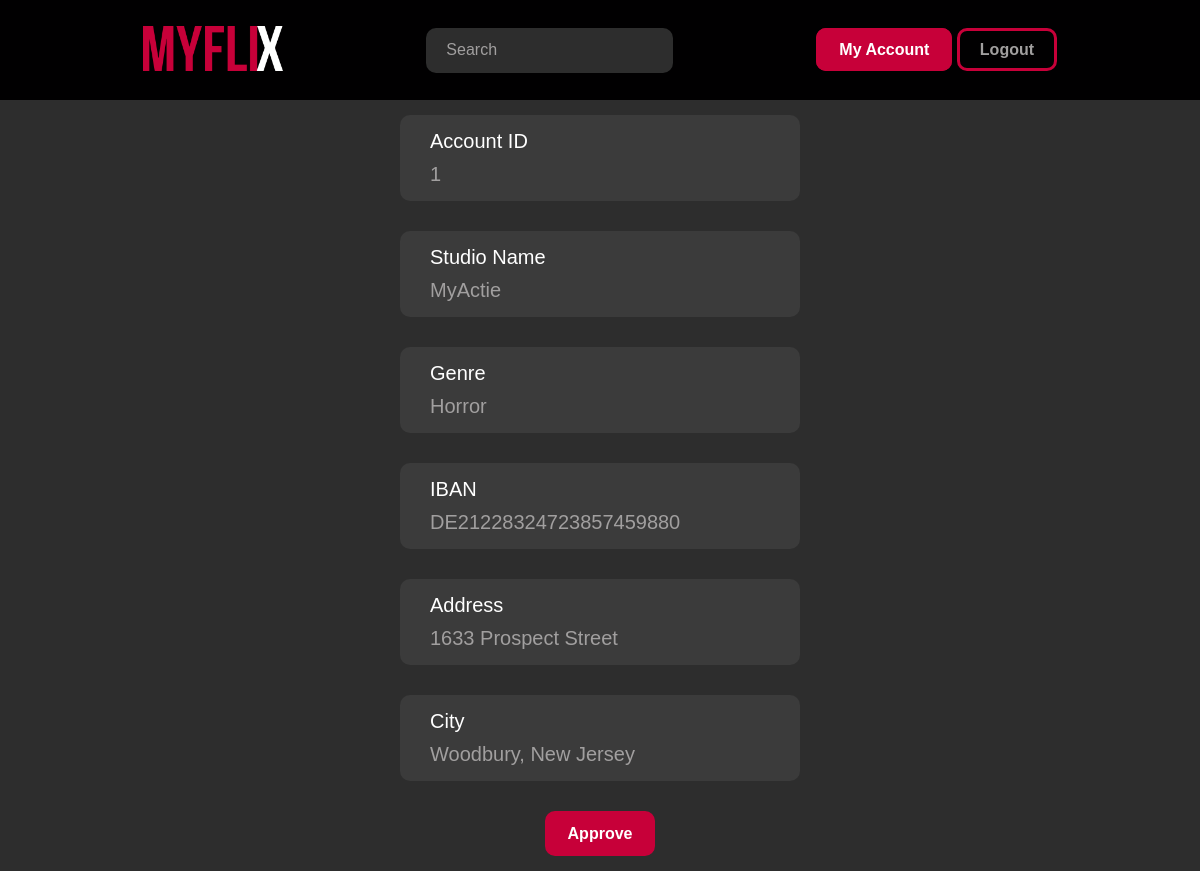
Page /accountReview.php?userId=1 (signed in) on the committed database.
### tables this page shows
CREATE TABLE IF NOT EXISTS `company`
(
    `id`         INT          NOT NULL AUTO_INCREMENT,
    `studioName` VARCHAR(50)  NOT NULL UNIQUE,
    `genre`      INT          NOT NULL,
    `iban`       VARCHAR(35)  NOT NULL UNIQUE,
    `address`    VARCHAR(100) NOT NULL,
    `city`       VARCHAR(35)  NOT NULL,
    `approved`   TINYINT(1)   NOT NULL DEFAULT 0,
    primary key (`id`)

);

CREATE TABLE IF NOT EXISTS `genre`
(
    `id`          INT         NOT NULL AUTO_INCREMENT,
    `name`        VARCHAR(20) NOT NULL,
    `description` VARCHAR(40) NOT NULL,
    PRIMARY KEY (`id`)
);

### src/lang/en.php (called while the page is built, shortened)
<?php
$lang = [];
$lang["options"] = "options";
$lang["settings"] = "settings";
$lang["home"] = "Home";
$lang["searchPlaceholder"] = "search";
$lang["accountButton"] = "My account";
$lang["logout"] = "Log out";
$lang["login"] = "Login";
$lang["register"] = "Register";
$lang["loginRequired"] = "To access this page you need to log in";
$lang["loginHeader"] = "Login to your Account";
$lang["loginNewUser"] = "New to MyFlix?";
$lang["loginFillAllFields"] = "Please fill in everything";
$lang["loginWrongCredentials"] = "Wrong information";
$lang["usernameLabel"] = "Username";
$lang["passwordLabel"] = "Password";
$lang["placeholderEmail"] = "Enter your email";
$lang["passwordPlaceholder"] = "Enter your password";
$lang["login"] = "Log in";
$lang["resetPassword"] = "Forgot your password?";
$lang["wrongPassword"] = "Username and password do not match, please try again.";
$lang["forgotInformation"] = "Please fill in both fields";
$lang["newUser"] = "New to MyFlix?";
$lang["registerLink"] = "register";
$lang["registerSuccess"] = "You have successfully made an account, please log in.";
$lang["registerLink"] = "Register";
$lang["loginPassReset"] = "Forgot your password? Click here";
$lang["success"] = "You have successfully made an account, please log in.";
$lang["registerHeader"] = "Register your Account";
$lang["required"] = "This field is required";
$lang["confirmPasswordLabel"] = "Confirm Password";
$lang["confirmPasswordPlaceholder"] = "Confirm your password";
$lang["emailLabel"] = "Email";
$lang["emailPlaceholder"] = "someone@example.com";
$lang["studioNameLabel"] = "Studio name";
$lang["studioNamePlaceholder"] = "Enter your studio name";
$lang["addressLabel"] = "Address";
$lang["addressPlaceholder"] = "Enter your address";
$lang["cityLabel"] = "City";
$lang["cityPlaceholder"] = "Enter your city";
$lang["bankLabel"] = "Bank account (IBAN)";
$lang["bankPlaceholder"] = "Enter your IBAN here";
$lang["registerSubmit"] = "Make Account";
$lang["existingUser"] = "Already have an account?";
$lang["loginLink"] = "Log in";
$lang["passwordMatch"] = "Password do not match, try again.";
$lang["registerAlreadyAccount"] = "Do you already have an account?";
$lang["passwordReq"] = "Password must be at least 8 characters long and contain atleast 1 lower case, 1 upper case and 1 numbers";
$lang["exceedUserLength"] = "Username cannot exceed 20 characters";
$lang["exceedEmailLength"] = "Email cannot exceed 64 characters";
$lang["emailExists"] = "Email already exist";
$lang["queryError"] = "Query error";
$lang["prepareError"] = "Prepare error";
$lang["uploadVideo"] = "Upload Video";
$lang["fileError"] = [
    'There is no error, the file uploaded with success',
    'The uploaded file exceeds the upload_max_filesize directive in php.ini',
    'The uploaded file exceeds the MAX_FILE_SIZE directive that was specified in the HTML form',
    'The uploaded file was only partially uploaded',
    'No file was uploaded',
    'Missing a temporary folder',
    'Failed to write file to disk.',
    'A PHP extension stopped the file upload.',
];
$lang["incType"] = "Make sure that you upload a .mp4, .webm, .avi or .flv video file.";
$lang["noTitle"] = "Make sure to give your video a title.";
$lang["noGenre"] = "Make sure to select a genre.";
$lang["imgError"] = "There was an issue with uploading you thumbnail, try again.";
$lang["incImgType"] = "Make sure to give upload a .png, .jpg image file.";

### src/accountReview.php (called while the page is built, shortened)
<?php
$companyInfo = getCompanyInfo($id);
function getCompanyInfo($id){
    $conn = dbConnect();
    $infoStmt = mysqli_prepare($conn, "SELECT * FROM `company` WHERE id = ?");
    mysqli_stmt_bind_param($infoStmt, "i", $id);
    mysqli_stmt_execute($infoStmt);
    $result = mysqli_stmt_get_result($infoStmt);
    $companyInfo = mysqli_fetch_array($result, MYSQLI_ASSOC);
    return $companyInfo;
}

### src/genres.php (called while the page is built, shortened)
<?php
function getGenres(){
    $conn = dbConnect();
    $stmt = mysqli_query($conn, "SELECT `id`, `name` FROM `genre`");
    $data = [];
    while($row = mysqli_fetch_assoc($stmt)){
        array_push($data, $row);
    }
    return $data;
}
function idToGenre($id, $companyInfo){
    $data = getGenres();
    $key = array_search($id, array_column($data, "id"));
    $genre = $data[$key]["name"];
    return $genre;
}

### public/accountReview.php (the view, shortened to what this page needs)
<?php
require_once "../src/accountMod.php";
require_once "../src/accountReview.php";
require_once "../src/genres.php";
global $lang;
?>
    <body>
    <div id="container">
        <div id="accountInfo">
            <div class="studioInfo">
                <p class="label"><?= $lang["accountId"] ?></p>
                <p><?= $companyInfo["id"] ?></p>
            </div>
            <div class="studioInfo">
                <p class="label"><?= $lang["studioName"] ?></p>
                <p><?= $companyInfo["studioName"] ?></p>
            </div>
            <div class="studioInfo">
                <p class="label"><?= $lang["genre"] ?></p>
                <p><?= idToGenre($id, $companyInfo) ?></p>
            </div>
            <div class="studioInfo">
                <p class="label"><?= $lang["iban"] ?></p>
                <p><?= $companyInfo["iban"] ?></p>
            </div>
            <div class="studioInfo">
                <p class="label"><?= $lang["address"] ?></p>
                <p><?= $companyInfo["address"] ?></p>
            </div>
            <div class="studioInfo">
                <p class="label"><?= $lang["city"] ?></p>
                <p><?= $companyInfo["city"] ?></p>
            </div>
        </div>
        <div>
            <form action="<?= htmlentities("accountReview.php?userId=$id") ?>" method="post">
                <input type="submit" name="approve" value="<?= $lang["approve"] ?>">
            </form>
        </div>
    </div>
    </body>

### public/assets/css/template.css (style rules this page uses)
:root { --red: #c70039; --white: white; --black: #010001; --green: #00c75c; --background: #2d2d2d; --header-black: #222222; --text-gray: #a19f9f; --text-white: white; --border-radius: 10px; --header-height: 100px; --text-error: #ff6b6b; }
* { border: 0; margin: 0; padding: 0; box-sizing: border-box; font-family: sans-serif; }
::placeholder { opacity: 1; color: var(--text-gray); }
body { min-height: 100vh; color: var(--text-gray); background-color: var(--background); }
input, textarea, select { border: 0; padding: 10px 20px; color: var(--text-white); background-color: var(--background); border-radius: var(--border-radius); }
select, input { height: 45px; border-radius: var(--border-radius); }
.red-btn, .red-btn-filled, input[type=submit], input[type=button], button { height: 45px; cursor: pointer; text-align: center; text-decoration: none; font-weight: bold; padding: 10px 20px; color: var(--text-gray); border: 3px solid var(--red); background-color: transparent; border-radius: var(--border-radius); }
.red-btn-filled, input[type=submit] { color: var(--white); background-color: var(--red); }
form { background-color: var(--black); }
form input, form textarea, form select { display: block; margin: 20px 0; }
input, button, textarea, select { font: inherit; }

### public/assets/css/accountReview.css (style rules this page uses)
p { font-size: 1.25rem; }
#container { width: 55%; margin: auto; display: flex; flex-direction: column; align-items: center; justify-content: space-around; }
#accountInfo { margin: auto; display: flex; flex-direction: row; flex-wrap: wrap; align-items: center; justify-content: space-around; }
.studioInfo { background-color: #3b3b3b; border-radius: var(--border-radius); width: 400px; margin: 15px; padding: 15px 30px; }
.label { color: var(--white); margin-bottom: 10px; }
form { background-color: var(--background); display: flex; flex-direction: row; justify-content: space-between; }
form input { margin: 15px; min-width: 110px; }

### rows in the picture
company: id "1", studioName "MyActie", iban "DE21228324723857459880", address "1633 Prospect Street", city "Woodbury, New Jersey"
genre: name "Horror"

### other values in the picture
$lang["accountId"] "Account ID"
$lang["studioName"] "Studio Name"
$lang["genre"] "Genre"
$lang["iban"] "IBAN"
$lang["address"] "Address"
$lang["city"] "City"
